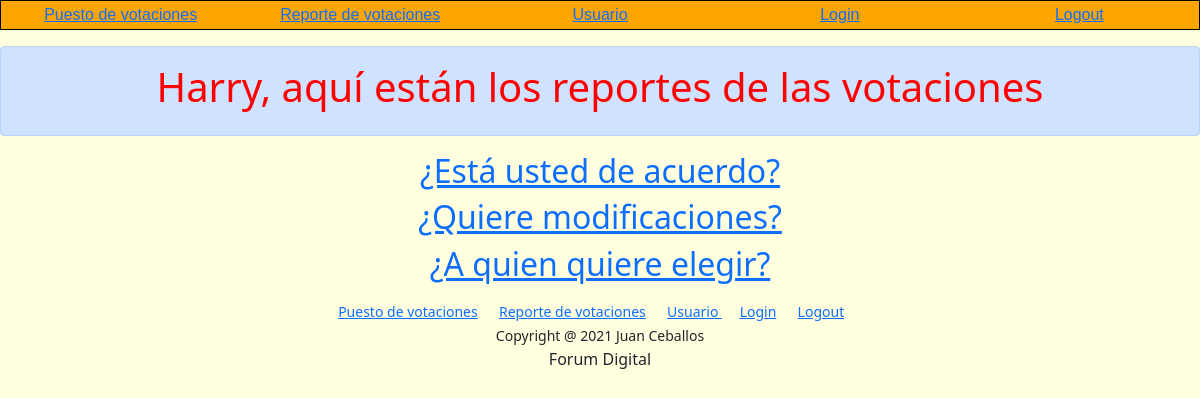
The app's page /poll/ (signed in) with its own data.
### poll/models.py (models this page shows, shortened)
class Poll(models.Model):
    class Method(models.TextChoices):
        MAYORIA_CALIFICADA = 'Mayoria Calificada'
        MAYORIA_SIMPLE = 'Mayoría Simple'
        VERIFICA_QUORUM = 'Verificación del Quorum'
    class Criteria(models.TextChoices):
        INDIVIDUAL = 'Individual'
        COEFICIENT = 'Coeficiente'
        SHARES = 'Acciones'
    question = models.CharField(max_length=127)
    method = models.CharField(max_length=23, choices=Method.choices, default=Method.MAYORIA_CALIFICADA)
    parameter = models.DecimalField(max_digits=5, decimal_places=2,default=0.7)
    criteria = models.CharField(max_length=11, choices=Criteria.choices, default=Criteria.COEFICIENT)
    max_voters = models.IntegerField(default=0)
    max_shares = models.IntegerField(default=0)
    start_time = models.DateTimeField()
    end_time = models.DateTimeField()

### poll/views.py (the view)
# urls.py: path("", views.index, name="index"),
def index(request):
    if request.user.is_authenticated:
        return render(request, "poll/index.html", {
            "polls": Poll.objects.all()
        })
    else:
        return HttpResponseRedirect(reverse("login"))

### poll/templates/poll/index.html
{% extends "poll/layout.html" %}
{% block body %}
    <div class="alert alert-primary" role="alert">
        <h1 class="baz"> {{ request.user.username }}, aquí están los reportes de las votaciones </h1>
    </div>
    {% for poll in polls %}
        <h2>
            <a href="{% url 'poll' poll.id %}">
                {{ poll.question }}
            </a>
        </h2>
        {% empty %}
            <li>No hay votaciones</li>
    {% endfor %}
{% endblock %}

### poll/static/poll/styles.css (style rules this page uses)
h1, h2 { color: darkblue; text-align: center; }
.baz { color: red; text-align: center; }
@media (min-width: 600px) { body { background-color: lightyellow; } }

### poll/templates/poll/layout.html (style rules this page uses)
body { background: lightyellow !important; }

### records on screen
Poll: question "¿Está usted de acuerdo?"
Poll: question "¿Quiere modificaciones?"
Poll: question "¿A quien quiere elegir?"

### other values on screen
{{ request.user.username }} "Harry"
